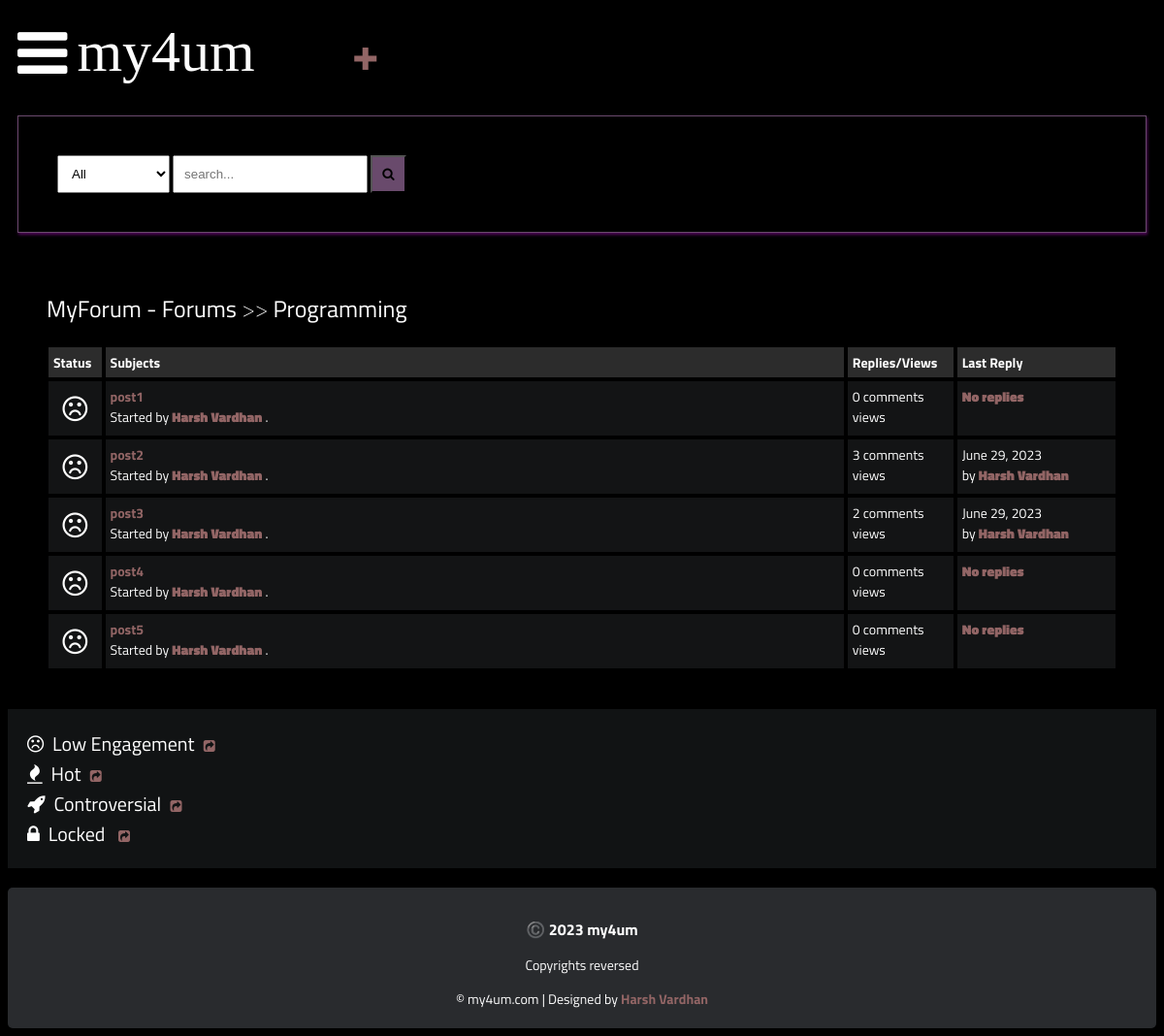
Page /posts/programming/ (signed in) on the committed database.
### main/models.py (models this page shows, shortened)
class Category(models.Model):
    title = models.CharField(max_length=50)
    slug = models.SlugField(max_length=400, unique=True,blank=True)
    description = models.TextField(default="description")
    class Meta:
        verbose_name_plural = "categories"
    def get_url(self):
        return reverse("posts", kwargs={"slug": self.slug})

class Post(models.Model):
    title = models.CharField(max_length=400)
    slug = models.SlugField(max_length=400, unique=True,blank=True)
    user = models.ForeignKey(Author,on_delete=models.CASCADE)
    content = HTMLField()
    categories = models.ManyToManyField(Category)
    date = models.DateTimeField(auto_now_add=True)
    approved = models.BooleanField(default=False)
    hit_count_generic = GenericRelation(HitCount, object_id_field='object_pk', related_query_name='hit_count_generic_relation')
    tags = TaggableManager()
    comments = models.ManyToManyField(Comment, blank=True)
    closed = models.BooleanField(default=False)
    state = models.CharField(max_length=40, default="zero")
    @property
    def num_comments(self):
        return self.comments.count()
    @property
    def last_reply(self):
        return self.comments.latest("date")

class Author(models.Model):
    user = models.ForeignKey(user, on_delete=models.CASCADE)
    fullname = models.CharField(max_length=40,blank=True)
    slug = models.SlugField(max_length=400, unique=True,blank=True)
    bio = HTMLField()
    karma = models.IntegerField(default=0) #points
    profile_pic = ResizedImageField(size=[50,50],quality=100,upload_to='Author',default=None,null=True)

class Comment(models.Model):
    user = models.ForeignKey(Author, on_delete=models.CASCADE)
    content = models.TextField()
    date = models.DateTimeField(auto_now_add=True)
    replies = models.ManyToManyField(Reply, blank=True)

### main/views.py (the view)
# urls.py: path("posts/<slug>/", posts, name="posts"),
def posts(request,slug):
    category = get_object_or_404(Category,slug=slug)
    posts = Post.objects.filter(approved = True,categories = category)
    paginator = Paginator(posts, 5)
    page = request.GET.get('page')
    try:
        posts = paginator.page(page) #returns Page object
    except PageNotAnInteger:
        posts = paginator.page(1) # If page is not an integer deliver the first page
    except EmptyPage:
        posts = paginator.page(paginator.num_pages) # If page is out of range deliver last page of results
    context = {
        'posts': posts,
        'forum' : category,
        'title' : "Posts"
    }
    return render(request, "posts.html", context)

### main/context_processors.py (called while the page is built, shortened)
def searchFunction(request):
    search_context = {}
    posts = Post.objects.all()
    return search_context

### templates/posts.html
{% extends 'base.html' %} {% block content %} {% load hitcount_tags %}
<div class="container">
  <div class="navigate">
    <span
      ><a href="{% url 'home' %}">MyForum - Forums</a> >>
      <a href="{{forum.get_url}}">{{forum.title}}</a></span
    >
  </div>
  <div class="posts-table">
    <div class="table-head">
      <div class="status">Status</div>
      <div class="subjects">Subjects</div>
      <div class="replies">Replies/Views</div>
      <div class="last-reply">Last Reply</div>
    </div>
    {% for post in posts %}
    <div class="table-row">
      <div class="status"><i class="fa fa-frown-o"></i></div>
      <br />
      <div class="subjects">
        <a href="post.get_url">{{post.title}}</a>
        <br />
        <span
          >Started by <b><a href="">{{post.user.fullname|title}}</a></b> .</span
        >
      </div>
      <div class="replies">
        {{ post.num_comments }} comments <br />
        {% get_hit_count for post %} views
      </div>
      <div class="last-reply">
        {% if post.last_reply %} {{post.last_reply.date|date}}
        <br />by <b><a href="">{{post.last_reply.user.fullname|title}}</a></b>
        {% else %}
        <span
          ><b><a href="">No replies</a></b></span
        >
        {% endif %}
      </div>
    </div>
    {% endfor %}
  </div>
</div>
<div class="note">
  <span><i class="fa fa-frown-o"></i>&nbsp; Low Engagement</span
  >&nbsp;&nbsp;&nbsp;<a href=""><i class="fa fa-share-square"></i></a><br />
  <span><i class="fa fa-fire"></i>&nbsp; Hot</span>&nbsp;&nbsp;&nbsp;<a href=""
    ><i class="fa fa-share-square"></i></a
  ><br />
  <span><i class="fa fa-rocket"></i>&nbsp; Controversial</span
  >&nbsp;&nbsp;&nbsp;<a href=""><i class="fa fa-share-square"></i></a><br />
  <span><i class="fa fa-lock"></i>&nbsp; Locked </span>&nbsp;&nbsp;&nbsp;<a
    href=""
    ><i class="fa fa-share-square"></i></a
  ><br />
</div>
{% endblock content %}

### static/style.css (style rules this page uses)
* { box-sizing: border-box; }
html { font-size: 14px; font-family: 'Titillium Web', sans-serif; background-color: rgb(0, 0, 0); color: #fefefe; }
a { color: rgb(146, 101, 101); font-weight: bolder; text-decoration: none; }
.container { margin: 20px; padding: 20px; }
.table-head { display: flex; }
.table-head div { padding: 5px; margin: 2px; background-color: #2C2C2C; font-weight: bold; }
.table-head .status { flex: 5%; }
.table-head .subjects { flex: 70%; }
.table-head .replies { flex: 10%; }
.table-head .last-reply { flex: 15%; }
.table-row { display: flex; }
.table-row .status, .table-row .subjects, .table-row .replies, .table-row .last-reply { padding: 5px; margin: 2px; background-color: #131415; }
.table-row .status { flex: 5%; font-size: 30px; text-align: center; }
.table-row .subjects { flex: 70%; }
.table-row .replies { flex: 10%; }
.table-row .last-reply { flex: 15%; }
.navigate { margin-block: 20px; font-weight: lighter; font-size: 24px; }
.navigate a { color: #fff; }
.note { background-color: #111314; padding: 20px; display: block; }
.note span { font-size: 20px; margin-block: 5px; }

### rows in the picture
Category: title "Programming"
Post: title "post1", user.fullname "Harsh Vardhan", num_comments "0", shows "No replies"
Post: title "post2", user.fullname "Harsh Vardhan", num_comments "3", last_reply "June 29, 2023", last_reply.user.fullname "Harsh Vardhan"
Post: title "post3", user.fullname "Harsh Vardhan", num_comments "2", last_reply "June 29, 2023", last_reply.user.fullname "Harsh Vardhan"
Post: title "post4", user.fullname "Harsh Vardhan", num_comments "0", shows "No replies"
Post: title "post5", user.fullname "Harsh Vardhan", num_comments "0", shows "No replies"
